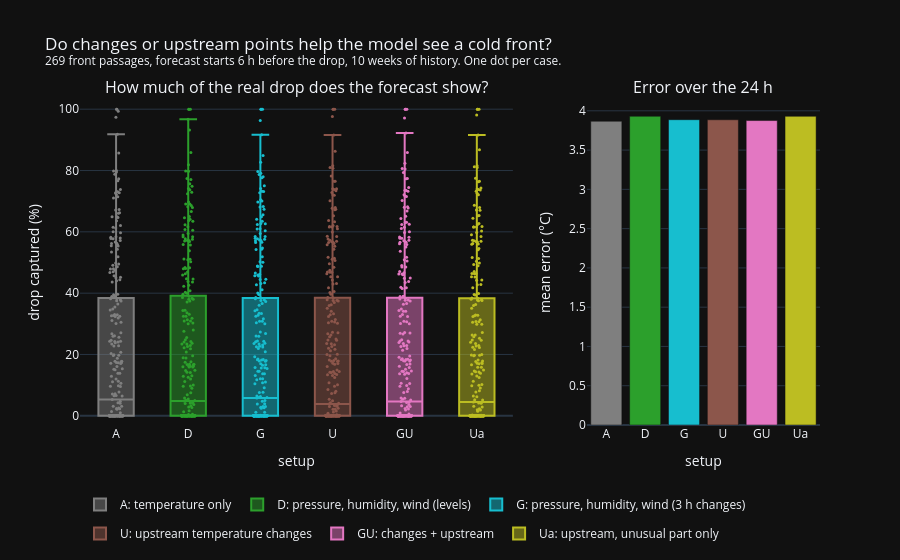

Here is the notebook cell this chart was saved with:
### Code cell
fig = make_subplots(rows=1, cols=2, column_widths=[0.65, 0.35], horizontal_spacing=0.1,
                    subplot_titles=["How much of the real drop does the forecast show?", "Error over the 24 h"])
for s, label in SETUPS.items():  # short letters on the axes, full description once in the legend
    v = captured(s)[ok]
    fig.add_trace(go.Box(x=[s] * len(v), y=v, name=label, legendgroup=s, marker={"color": COLOR[s], "size": 3}, line={"color": COLOR[s]},
                         boxpoints="all", jitter=0.4, pointpos=0, hovertemplate="%{y:.0f} %<extra>" + label + "</extra>"), row=1, col=1)
    fig.add_trace(go.Bar(x=[s], y=[np.abs(fc[s][:, 4] - truth).mean()], name=label, legendgroup=s, marker_color=COLOR[s], showlegend=False,
                         hovertemplate="%{y:.2f} °C<extra>" + label + "</extra>"), row=1, col=2)
fig.update_yaxes(title_text="drop captured (%)", range=[-3, 103], row=1, col=1)
fig.update_yaxes(title_text="mean error (°C)", rangemode="tozero", row=1, col=2)
fig.update_xaxes(title_text="setup", row=1, col=1)
fig.update_xaxes(title_text="setup", row=1, col=2)
fig.update_layout(height=560, template="plotly_dark", legend={"orientation": "h", "y": -0.2},
                  title=f"Do changes or upstream points help the model see a cold front?<br><sup>{ok.sum()} front passages, "
                        "forecast starts 6 h before the drop, 10 weeks of history. One dot per case.</sup>")
fig.write_html(FIG / "exp4_drop_captured.html", include_plotlyjs="cdn")
fig.show()

### Figure 1 — Plotly figure (JSON) as saved in the notebook; plotly's stock layout.template omitted (floating-point values rounded to 4 significant figures; data arrays with more than 128 entries replaced by an {"elided": "..."} marker saying what was removed)
{"data": [{"boxpoints": "all", "hovertemplate": "%{y:.0f} %<extra>A: temperature only</extra>", "jitter": 0.4, "legendgroup": "A", "line": {"color": "#7f7f7f"}, "marker": {"color": "#7f7f7f", "size": 3}, "name": "A: temperature only", "pointpos": 0, "type": "box", "x": {"elided": "269 str values"}, "xaxis": "x", "y": {"elided": "269 float values"}, "yaxis": "y"}, {"hovertemplate": "%{y:.2f} °C<extra>A: temperature only</extra>", "legendgroup": "A", "marker": {"color": "#7f7f7f"}, "name": "A: temperature only", "showlegend": false, "type": "bar", "x": ["A"], "xaxis": "x2", "y": [3.868], "yaxis": "y2"}, {"boxpoints": "all", "hovertemplate": "%{y:.0f} %<extra>D: pressure, humidity, wind (levels)</extra>", "jitter": 0.4, "legendgroup": "D", "line": {"color": "#2ca02c"}, "marker": {"color": "#2ca02c", "size": 3}, "name": "D: pressure, humidity, wind (levels)", "pointpos": 0, "type": "box", "x": {"elided": "269 str values"}, "xaxis": "x", "y": {"elided": "269 float values"}, "yaxis": "y"}, {"hovertemplate": "%{y:.2f} °C<extra>D: pressure, humidity, wind (levels)</extra>", "legendgroup": "D", "marker": {"color": "#2ca02c"}, "name": "D: pressure, humidity, wind (levels)", "showlegend": false, "type": "bar", "x": ["D"], "xaxis": "x2", "y": [3.931], "yaxis": "y2"}, {"boxpoints": "all", "hovertemplate": "%{y:.0f} %<extra>G: pressure, humidity, wind (3 h changes)</extra>", "jitter": 0.4, "legendgroup": "G", "line": {"color": "#17becf"}, "marker": {"color": "#17becf", "size": 3}, "name": "G: pressure, humidity, wind (3 h changes)", "pointpos": 0, "type": "box", "x": {"elided": "269 str values"}, "xaxis": "x", "y": {"elided": "269 float values"}, "yaxis": "y"}, {"hovertemplate": "%{y:.2f} °C<extra>G: pressure, humidity, wind (3 h changes)</extra>", "legendgroup": "G", "marker": {"color": "#17becf"}, "name": "G: pressure, humidity, wind (3 h changes)", "showlegend": false, "type": "bar", "x": ["G"], "xaxis": "x2", "y": [3.887], "yaxis": "y2"}, {"boxpoints": "all", "hovertemplate": "%{y:.0f} %<extra>U: upstream temperature changes</extra>", "jitter": 0.4, "legendgroup": "U", "line": {"color": "#8c564b"}, "marker": {"color": "#8c564b", "size": 3}, "name": "U: upstream temperature changes", "pointpos": 0, "type": "box", "x": {"elided": "269 str values"}, "xaxis": "x", "y": {"elided": "269 float values"}, "yaxis": "y"}, {"hovertemplate": "%{y:.2f} °C<extra>U: upstream temperature changes</extra>", "legendgroup": "U", "marker": {"color": "#8c564b"}, "name": "U: upstream temperature changes", "showlegend": false, "type": "bar", "x": ["U"], "xaxis": "x2", "y": [3.886], "yaxis": "y2"}, {"boxpoints": "all", "hovertemplate": "%{y:.0f} %<extra>GU: changes + upstream</extra>", "jitter": 0.4, "legendgroup": "GU", "line": {"color": "#e377c2"}, "marker": {"color": "#e377c2", "size": 3}, "name": "GU: changes + upstream", "pointpos": 0, "type": "box", "x": {"elided": "269 str values"}, "xaxis": "x", "y": {"elided": "269 float values"}, "yaxis": "y"}, {"hovertemplate": "%{y:.2f} °C<extra>GU: changes + upstream</extra>", "legendgroup": "GU", "marker": {"color": "#e377c2"}, "name": "GU: changes + upstream", "showlegend": false, "type": "bar", "x": ["GU"], "xaxis": "x2", "y": [3.876], "yaxis": "y2"}, {"boxpoints": "all", "hovertemplate": "%{y:.0f} %<extra>Ua: upstream, unusual part only</extra>", "jitter": 0.4, "legendgroup": "Ua", "line": {"color": "#bcbd22"}, "marker": {"color": "#bcbd22", "size": 3}, "name": "Ua: upstream, unusual part only", "pointpos": 0, "type": "box", "x": {"elided": "269 str values"}, "xaxis": "x", "y": {"elided": "269 float values"}, "yaxis": "y"}, {"hovertemplate": "%{y:.2f} °C<extra>Ua: upstream, unusual part only</extra>", "legendgroup": "Ua", "marker": {"color": "#bcbd22"}, "name": "Ua: upstream, unusual part only", "showlegend": false, "type": "bar", "x": ["Ua"], "xaxis": "x2", "y": [3.93], "yaxis": "y2"}], "layout": {"annotations": [{"font": {"size": 16}, "showarrow": false, "text": "How much of the real drop does the forecast show?", "x": 0.2925, "xanchor": "center", "xref": "paper", "y": 1.0, "yanchor": "bottom", "yref": "paper"}, {"font": {"size": 16}, "showarrow": false, "text": "Error over the 24 h", "x": 0.8425, "xanchor": "center", "xref": "paper", "y": 1.0, "yanchor": "bottom", "yref": "paper"}], "height": 560, "legend": {"orientation": "h", "y": -0.2}, "title": {"text": "Do changes or upstream points help the model see a cold front?<br><sup>269 front passages, forecast starts 6 h before the drop, 10 weeks of history. One dot per case.</sup>"}, "xaxis": {"anchor": "y", "domain": [0.0, 0.585], "title": {"text": "setup"}}, "xaxis2": {"anchor": "y2", "domain": [0.685, 1.0], "title": {"text": "setup"}}, "yaxis": {"anchor": "x", "domain": [0.0, 1.0], "range": [-3, 103], "title": {"text": "drop captured (%)"}}, "yaxis2": {"anchor": "x2", "domain": [0.0, 1.0], "rangemode": "tozero", "title": {"text": "mean error (°C)"}}}}
